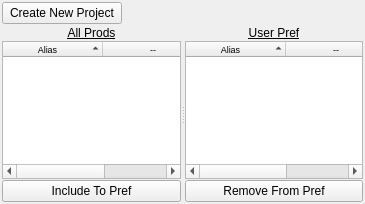
<?xml version="1.0" encoding="UTF-8"?>
<ui version="4.0">
 <class>prodLoader</class>
 <widget class="QMainWindow" name="prodLoader">
  <property name="geometry">
   <rect>
    <x>0</x>
    <y>0</y>
    <width>365</width>
    <height>204</height>
   </rect>
  </property>
  <property name="windowTitle">
   <string>ProdLoader</string>
  </property>
  <widget class="QWidget" name="centralwidget">
   <layout class="QGridLayout" name="gridLayout">
    <property name="margin">
     <number>2</number>
    </property>
    <property name="spacing">
     <number>2</number>
    </property>
    <item row="1" column="0">
     <widget class="QSplitter" name="splitter">
      <property name="orientation">
       <enum>Qt::Horizontal</enum>
      </property>
      <widget class="QWidget" name="layoutWidget">
       <layout class="QVBoxLayout" name="vlAll">
        <property name="spacing">
         <number>1</number>
        </property>
        <item>
         <widget class="QLabel" name="lAll">
          <property name="font">
           <font>
            <underline>true</underline>
           </font>
          </property>
          <property name="text">
           <string>All Prods</string>
          </property>
          <property name="alignment">
           <set>Qt::AlignCenter</set>
          </property>
         </widget>
        </item>
        <item>
         <widget class="QTreeWidget" name="twAll">
          <property name="alternatingRowColors">
           <bool>false</bool>
          </property>
          <property name="selectionMode">
           <enum>QAbstractItemView::ExtendedSelection</enum>
          </property>
          <property name="selectionBehavior">
           <enum>QAbstractItemView::SelectRows</enum>
          </property>
          <property name="indentation">
           <number>2</number>
          </property>
          <property name="itemsExpandable">
           <bool>false</bool>
          </property>
          <property name="sortingEnabled">
           <bool>true</bool>
          </property>
          <property name="expandsOnDoubleClick">
           <bool>false</bool>
          </property>
          <attribute name="headerVisible">
           <bool>true</bool>
          </attribute>
          <attribute name="headerHighlightSections">
           <bool>false</bool>
          </attribute>
          <attribute name="headerShowSortIndicator" stdset="0">
           <bool>true</bool>
          </attribute>
          <attribute name="headerStretchLastSection">
           <bool>true</bool>
          </attribute>
          <column>
           <property name="text">
            <string>Alias</string>
           </property>
           <property name="font">
            <font>
             <pointsize>7</pointsize>
            </font>
           </property>
           <property name="textAlignment">
            <set>AlignHCenter|AlignVCenter|AlignCenter</set>
           </property>
          </column>
          <column>
           <property name="text">
            <string>--</string>
           </property>
           <property name="font">
            <font>
             <pointsize>7</pointsize>
            </font>
           </property>
           <property name="textAlignment">
            <set>AlignHCenter|AlignVCenter|AlignCenter</set>
           </property>
          </column>
          <column>
           <property name="text">
            <string>Name</string>
           </property>
           <property name="font">
            <font>
             <pointsize>7</pointsize>
            </font>
           </property>
           <property name="textAlignment">
            <set>AlignHCenter|AlignVCenter|AlignCenter</set>
           </property>
          </column>
         </widget>
        </item>
        <item>
         <widget class="QPushButton" name="bInclude">
          <property name="text">
           <string>Include To Pref</string>
          </property>
         </widget>
        </item>
       </layout>
      </widget>
      <widget class="QWidget" name="layoutWidget">
       <layout class="QVBoxLayout" name="vlPref">
        <property name="spacing">
         <number>1</number>
        </property>
        <item>
         <widget class="QLabel" name="lPref">
          <property name="font">
           <font>
            <underline>true</underline>
           </font>
          </property>
          <property name="text">
           <string>User Pref</string>
          </property>
          <property name="alignment">
           <set>Qt::AlignCenter</set>
          </property>
         </widget>
        </item>
        <item>
         <widget class="QTreeWidget" name="twPref">
          <property name="alternatingRowColors">
           <bool>false</bool>
          </property>
          <property name="selectionMode">
           <enum>QAbstractItemView::ExtendedSelection</enum>
          </property>
          <property name="indentation">
           <number>2</number>
          </property>
          <property name="itemsExpandable">
           <bool>false</bool>
          </property>
          <property name="sortingEnabled">
           <bool>true</bool>
          </property>
          <property name="expandsOnDoubleClick">
           <bool>false</bool>
          </property>
          <attribute name="headerVisible">
           <bool>true</bool>
          </attribute>
          <attribute name="headerShowSortIndicator" stdset="0">
           <bool>true</bool>
          </attribute>
          <attribute name="headerStretchLastSection">
           <bool>true</bool>
          </attribute>
          <column>
           <property name="text">
            <string>Alias</string>
           </property>
           <property name="font">
            <font>
             <pointsize>7</pointsize>
            </font>
           </property>
           <property name="textAlignment">
            <set>AlignHCenter|AlignVCenter|AlignCenter</set>
           </property>
          </column>
          <column>
           <property name="text">
            <string>--</string>
           </property>
           <property name="font">
            <font>
             <pointsize>7</pointsize>
            </font>
           </property>
           <property name="textAlignment">
            <set>AlignHCenter|AlignVCenter|AlignCenter</set>
           </property>
          </column>
          <column>
           <property name="text">
            <string>Name</string>
           </property>
           <property name="font">
            <font>
             <pointsize>7</pointsize>
            </font>
           </property>
           <property name="textAlignment">
            <set>AlignHCenter|AlignVCenter|AlignCenter</set>
           </property>
          </column>
         </widget>
        </item>
        <item>
         <widget class="QPushButton" name="bRemove">
          <property name="text">
           <string>Remove From Pref</string>
          </property>
         </widget>
        </item>
       </layout>
      </widget>
     </widget>
    </item>
    <item row="0" column="0">
     <widget class="QPushButton" name="bCreate">
      <property name="maximumSize">
       <size>
        <width>120</width>
        <height>16777215</height>
       </size>
      </property>
      <property name="text">
       <string>Create New Project</string>
      </property>
     </widget>
    </item>
   </layout>
  </widget>
 </widget>
 <resources/>
 <connections/>
</ui>
